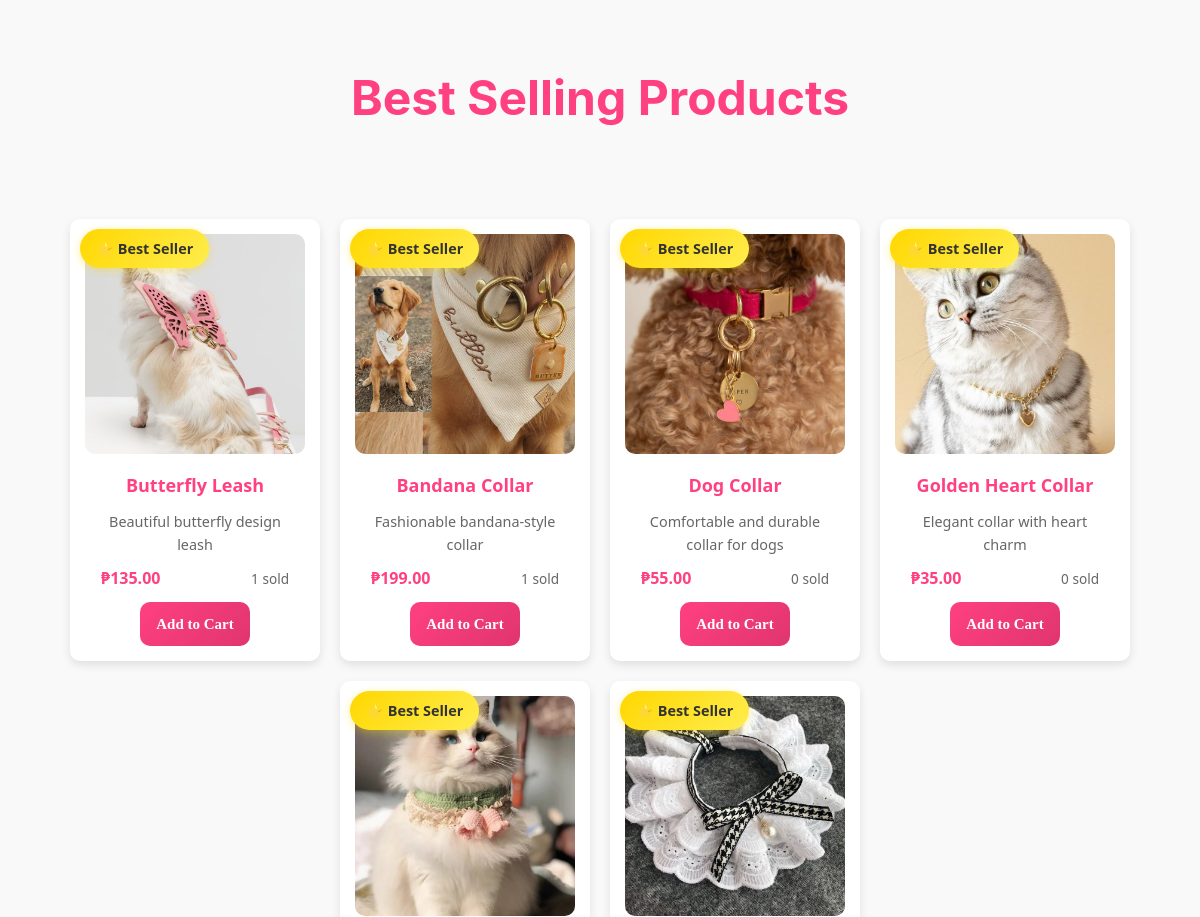
Before: / (middle part) with the older database file.
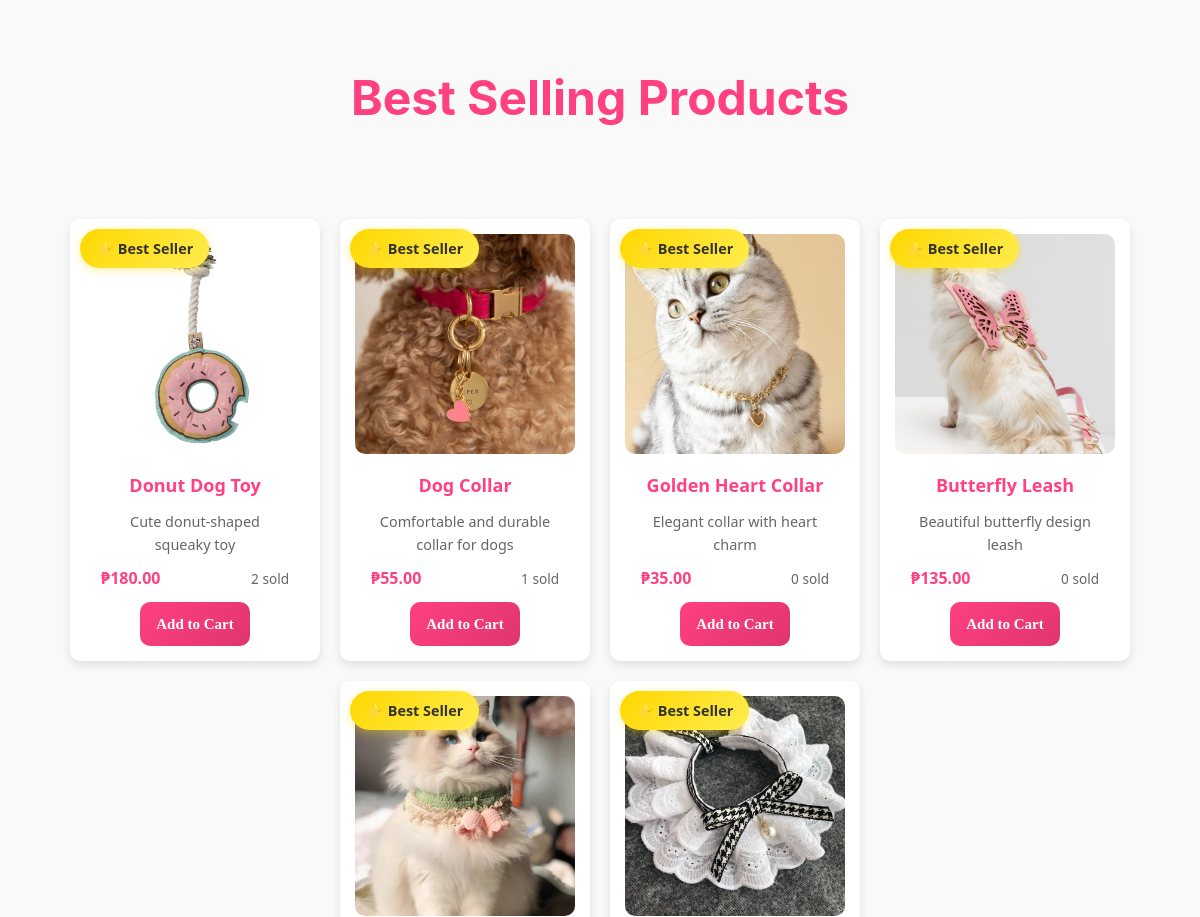
After: the same page with the newer database file.
### app.py (models this page shows)
class Product(db.Model):
    id = db.Column(db.Integer, primary_key=True)
    name = db.Column(db.String(100), nullable=False)
    price = db.Column(db.Float, nullable=False)
    description = db.Column(db.Text, nullable=True)
    image = db.Column(db.String(255))
    seller_id = db.Column(db.Integer, db.ForeignKey('user.id'), nullable=True)
    stock = db.Column(db.Integer, default=0)
    sales_count = db.Column(db.Integer, default=0)
    category = db.Column(db.String(50), nullable=True)

### app.py (the view)
@app.route('/')
def home():
    best_sellers = Product.query.order_by(Product.sales_count.desc()).limit(6).all()
    return render_template('home.html', best_sellers=best_sellers)

### app.py (called while the page is built)
@app.context_processor
def utility_processor():
    return dict(timedelta=timedelta, now=datetime.utcnow)

### templates/home.html (shortened to what this page needs)
{% extends "base.html" %}
{% block content %}
<section class="best-sellers">
  <h2 class="heading">Best Selling Products</h2>
  {% if best_sellers %}
  <div class="product-container">
    {% for product in best_sellers %}
    <div class="product-card">
      {% if product.image %}
      <img src="{{ url_for('static', filename=product.image) }}" alt="{{ product.name }}">
      {% else %}
      <img src="{{ url_for('static', filename='placeholder.jpg') }}" alt="{{ product.name }}">
      {% endif %}
      <div class="best-seller-badge">⭐ Best Seller</div>
      <h3>{{ product.name }}</h3>
      <p class="product-desc">{{ product.description }}</p>
      <div class="product-footer">
        <p class="product-price">₱{{ "%.2f"|format(product.price) }}</p>
        <p class="product-sales">{{ product.sales_count }} sold</p>
      </div>
      <a href="{{ url_for('add_to_cart', product_id=product.id) }}" class="add-cart-btn">Add to Cart</a>
    </div>
    {% endfor %}
  </div>
  {% else %}
  <p class="no-products">No products available yet.</p>
  {% endif %}
</section>
{% endblock %}

Changed rows visible on the page:
no longer on this page (row edited): Product: image (picture), name "Bandana Collar", description "Fashionable bandana-style collar", price "199.00", sales_count "1"
now on this page (row edited): Product: image (picture), name "Donut Dog Toy", description "Cute donut-shaped squeaky toy", price "180.00", sales_count "2"
changed Product "Dog Collar": sales_count "0" → "1"
changed Product "Butterfly Leash": sales_count "1" → "0"; moves down the list
